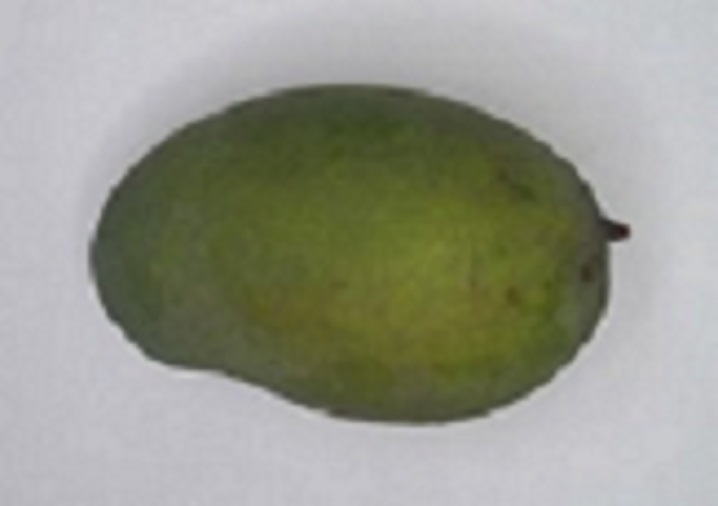
#> input picture data/Belum Matang/1.jpg, 718 x 506 px; its folder holds only this picture in this run
$ python glcm.py
#> lines starting #> are read from the running program, lines starting #| are printed output that depends on the picture
import numpy as np
import cv2 as cv
import glob
import pandas as pd

#---------------pre-processing------------------#
def pre_pro(dt_citra):
    img = cv.imread(dt_citra)
    # konversi ukuran citra
    pjg = 128
    lbr = 128
    resz = cv.resize(img,(pjg,lbr))
    # konversi citra ke grayscale
    gray = cv.cvtColor(resz, cv.COLOR_BGR2GRAY)
    return gray
    # Create kernel
    kernel = np.array([[0, -1, 0], [-1, 5,-1], [0, -1, 0]])
    # Sharpen image
    sharp = cv.filter2D(gray, -1, kernel)
    return sharp

def glcm (img, degree):
    img = pre_pro(img)
    arr = np.array(img)
    co_oc = np.zeros((256, 256), dtype = float)
    width, height = arr.shape
    if degree == 0:
        for i in range (height):
            for j in range (width-1):
                co_oc[arr[i,j], arr[i,j+1]] +=1
    elif degree == 45:
        for i in range (height-1):
            for j in range (width-1):
                co_oc[arr[i+1,j], arr[i,j+1]] +=1
    elif degree == 90:
        for i in range (height-1):
            for j in range (width):
                co_oc[arr[i,j], arr[i+1,j]] +=1
    elif degree == 135:
        for i in range (height-1):
            for j in range (width-1):
                co_oc[arr[i+1,j+1], arr[i,j]] +=1

    tr_co = co_oc.transpose()
    simetris = co_oc + tr_co
    jm_sim = simetris.sum()
    normali = np.zeros((256, 256), dtype = float)
    w, h = normali.shape
    for i in range (h):
        for j in range (w):
            normali[i,j] = simetris[i,j]/jm_sim
    return normali
#  perhitungan tekstur contrast
def contrast(matrix):
    width, height = matrix.shape
    res = 0
    for i in range (width):
        for j in range (height):
            res += matrix[i][j]*np.power(i-j,2)
    return res

#  perhitungan tekstur homogeneity
def homogeneity(matrix):
    width, height = matrix.shape
    res = 0
    for i in range (width):
        for j in range (height):
            res += matrix [i][j]/(1+np.power(i-j,2))
    return res

#  perhitungan tekstur energy
def energy(matrix):
    width, height = matrix.shape
    res = 0
    for i in range (width):
        for j in range (height):
            res += np.power(matrix[i][j],2)
    res = np.sqrt(res)
    return res

#  perhitungan tekstur entropy
def entropy(matrix):
    width, height = matrix.shape
    res = 0
    for i in range (width):
        for j in range (height):
            res += (-matrix[i][j])*(np.log1p(matrix[i][j]))
    return res

#  perhitungan tekstur correlation
def correlation(matrix):
    width, height = matrix.shape
    res = 0
    mean_i=0
    mean_j=0
    var_i=0
    var_j=0
    for i in range (width):
        for j in range (height):
            mean_i += i*matrix[i][j]

    for i in range (width):
        for j in range (height):
            mean_j += j*matrix[i][j]

    for i in range (width):
        for j in range (height):
            var_i += matrix[i][j]*np.power((i-mean_i),2)

    for i in range (width):
        for j in range (height):
            var_j += matrix[i][j]*np.power((j-mean_j),2)

    for i in range (width):
        for j in range (height):
            res += matrix[i][j]*((i-mean_i)*(j-mean_j)/np.sqrt(var_i*var_j))

    return res

# Function to extract features from the GLCM
def ekstraksi (citra):
    m_sudut_0 = glcm(citra, 0)
    m_sudut_45 = glcm(citra, 45)
    m_sudut_90 = glcm(citra, 90)
    m_sudut_135 = glcm(citra, 135)
    # Calculate the average of each feature
    kontras = np.average([contrast(m_sudut_0), contrast(m_sudut_45), contrast(m_sudut_90), contrast(m_sudut_135)])
    homogen = np.average([homogeneity(m_sudut_0), homogeneity(m_sudut_45), homogeneity(m_sudut_90), homogeneity(m_sudut_135)])
    energi = np.average([energy(m_sudut_0), energy(m_sudut_45), energy(m_sudut_90), energy(m_sudut_135)])
    korelasi = np.average([correlation(m_sudut_0), correlation(m_sudut_45), correlation(m_sudut_90), correlation(m_sudut_135)])
    entropi = np.average([entropy(m_sudut_0), entropy(m_sudut_45), entropy(m_sudut_90), entropy(m_sudut_135)])
    #  Round the feature values
    kontras = round(kontras,4)
    homogen = round(homogen,4)
    energi = round(energi,4)
    korelasi = round(korelasi,4)
    entropi = round(entropi,4)
    if 'Belum Matang' in citra:
        print("Belum Matang - 0")
        fitur = np.array([kontras, homogen, energi, korelasi, entropi, 0])
    elif 'Matang' in citra:
        print("Matang - 1")
        fitur = np.array([kontras, homogen, energi, korelasi, entropi, 1])
    else:
        print("Error")
    return fitur

def training(datasets):
    fitur_datasets = []
    i = 0
    for data in datasets:
        fitur= ekstraksi(data)
#> in pre_pro, img is the input picture: shape (506, 718, 3); mean B, G, R 140.1, 153.1, 151.2
#> in pre_pro, `resz = cv.resize(img,(pjg,lbr))`:
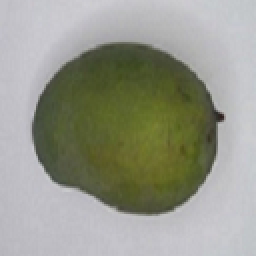
#> resz: shape (128, 128, 3) (shown 2 times larger); mean B, G, R 140, 153, 151.1
#> in pre_pro, `gray = cv.cvtColor(resz, cv.COLOR_BGR2GRAY)`:
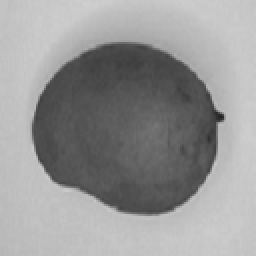
#> gray: shape (128, 128) (shown 2 times larger); min 33, max 208, mean 151
#> after the loop in glcm, `for i in range (height):`:
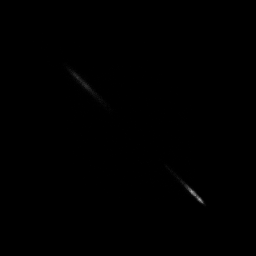
#> co_oc: shape (256, 256) float64; min 0, max 167, mean 0.2
        fitur_datasets.append(fitur)
        print("Ekstraksi fitur citra ke-",i,", data : ",data," selesai")
        i+=1
    X = np.vstack(fitur_datasets)
    return X


datasets = glob.glob("./data/Belum Matang/*.jpg")
feature_extraction = training(datasets)
df = pd.DataFrame(feature_extraction)
#> df = table of 1 rows and 6 columns


datasets = glob.glob("./data/Matang/*.jpg")
#> (the run stopped early here; a loop or call above may not have finished)

$ run again, on data/Belum Matang/11a.jpg
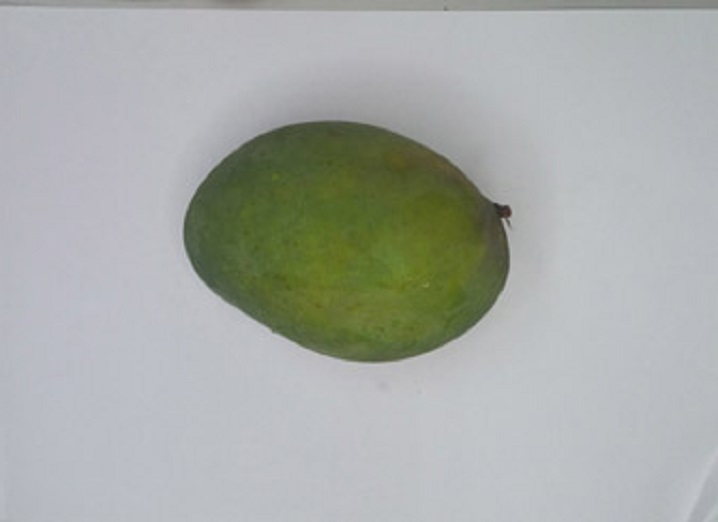
#> input picture data/Belum Matang/11a.jpg, 718 x 522 px
#> in pre_pro, img is the input picture: shape (522, 718, 3); mean B, G, R 167.8, 171.9, 168.2
#> in pre_pro, `resz = cv.resize(img,(pjg,lbr))`:
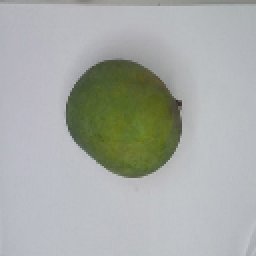
#> resz: shape (128, 128, 3) (shown 2 times larger); mean B, G, R 167.8, 171.9, 168.1
#> in pre_pro, `gray = cv.cvtColor(resz, cv.COLOR_BGR2GRAY)`:
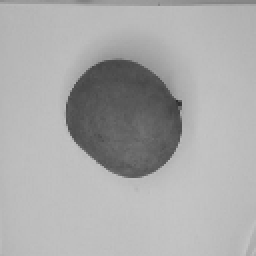
#> gray: shape (128, 128) (shown 2 times larger); min 43, max 196, mean 170.3

$ run again, on data/Belum Matang/124b.jpg
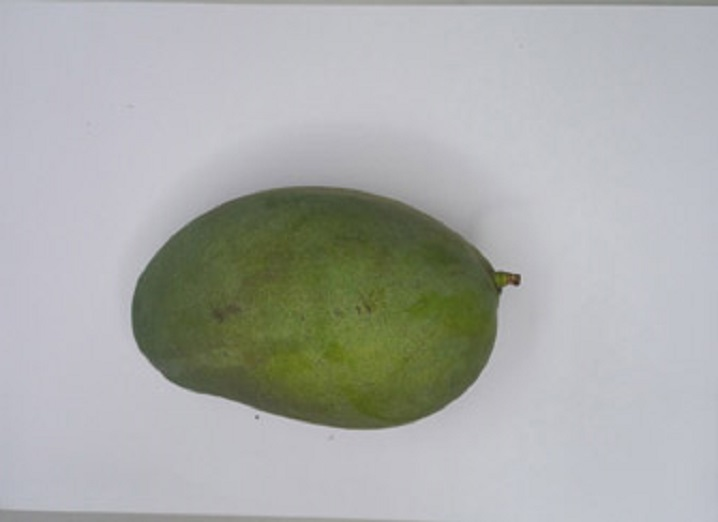
#> input picture data/Belum Matang/124b.jpg, 718 x 522 px
#> in pre_pro, img is the input picture: shape (522, 718, 3); mean B, G, R 169.8, 172.6, 170.5
#> in pre_pro, `resz = cv.resize(img,(pjg,lbr))`:
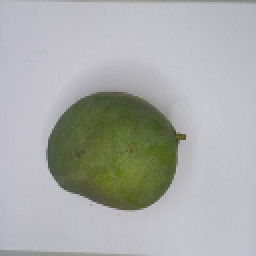
#> resz: shape (128, 128, 3) (shown 2 times larger); mean B, G, R 169.7, 172.5, 170.4
#> in pre_pro, `gray = cv.cvtColor(resz, cv.COLOR_BGR2GRAY)`:
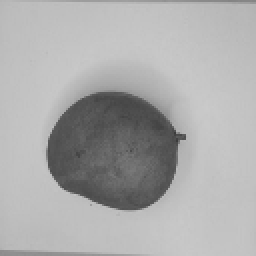
#> gray: shape (128, 128) (shown 2 times larger); min 59, max 202, mean 171.5

$ run again, on data/Belum Matang/137a.jpg
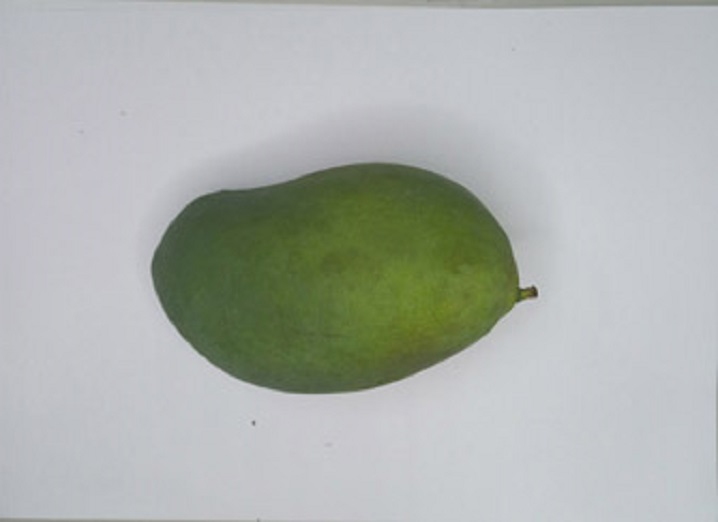
#> input picture data/Belum Matang/137a.jpg, 718 x 522 px
#> in pre_pro, img is the input picture: shape (522, 718, 3); mean B, G, R 173.7, 178.2, 173.6
#> in pre_pro, `resz = cv.resize(img,(pjg,lbr))`:
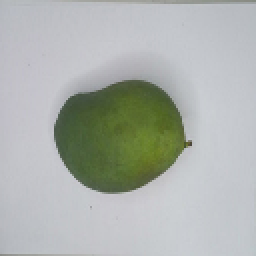
#> resz: shape (128, 128, 3) (shown 2 times larger); mean B, G, R 173.7, 178.2, 173.5
#> in pre_pro, `gray = cv.cvtColor(resz, cv.COLOR_BGR2GRAY)`:
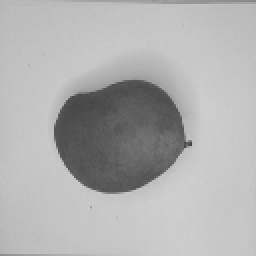
#> gray: shape (128, 128) (shown 2 times larger); min 69, max 207, mean 176.3

$ run again, on data/Belum Matang/114b.jpg
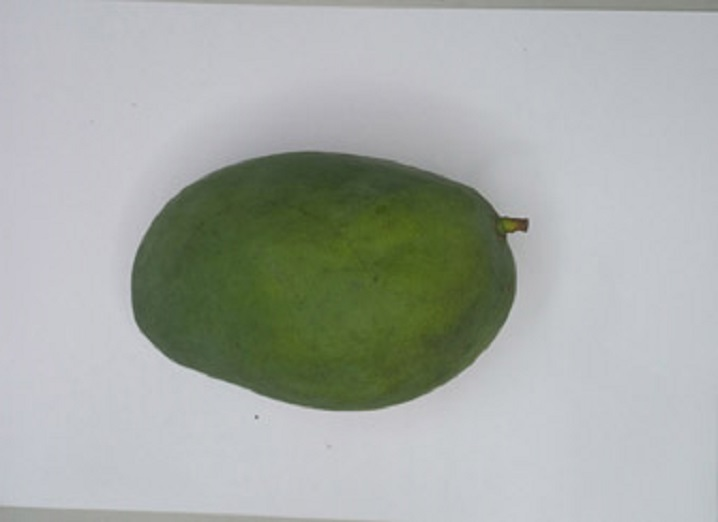
#> input picture data/Belum Matang/114b.jpg, 718 x 522 px
#> in pre_pro, img is the input picture: shape (522, 718, 3); mean B, G, R 166, 171.2, 166.3
#> in pre_pro, `resz = cv.resize(img,(pjg,lbr))`:
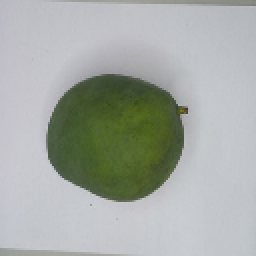
#> resz: shape (128, 128, 3) (shown 2 times larger); mean B, G, R 165.9, 171.2, 166.2
#> in pre_pro, `gray = cv.cvtColor(resz, cv.COLOR_BGR2GRAY)`:
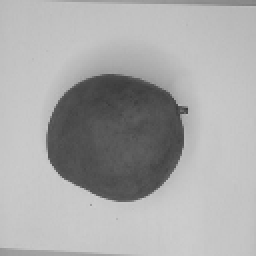
#> gray: shape (128, 128) (shown 2 times larger); min 58, max 205, mean 169.1
